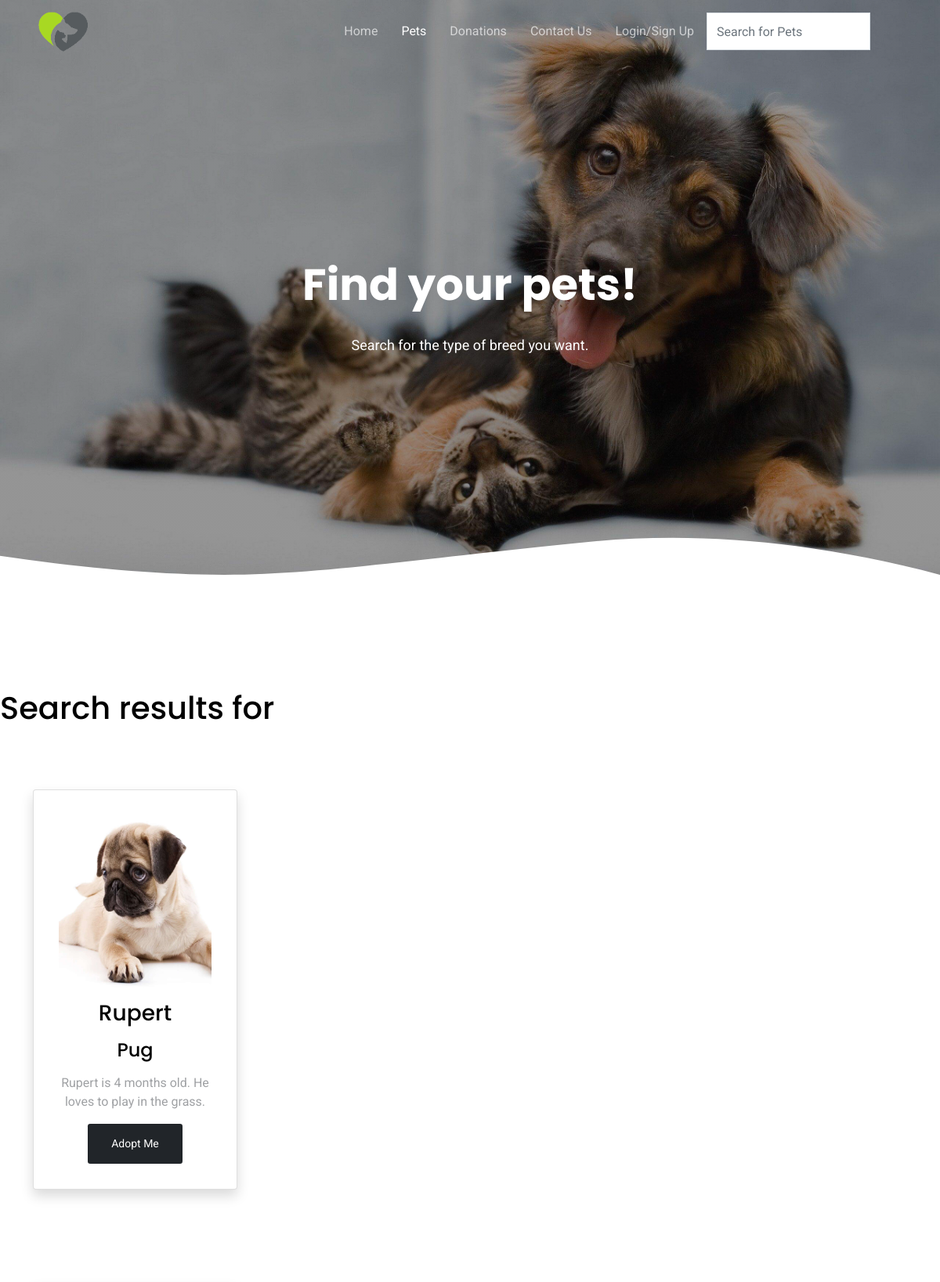
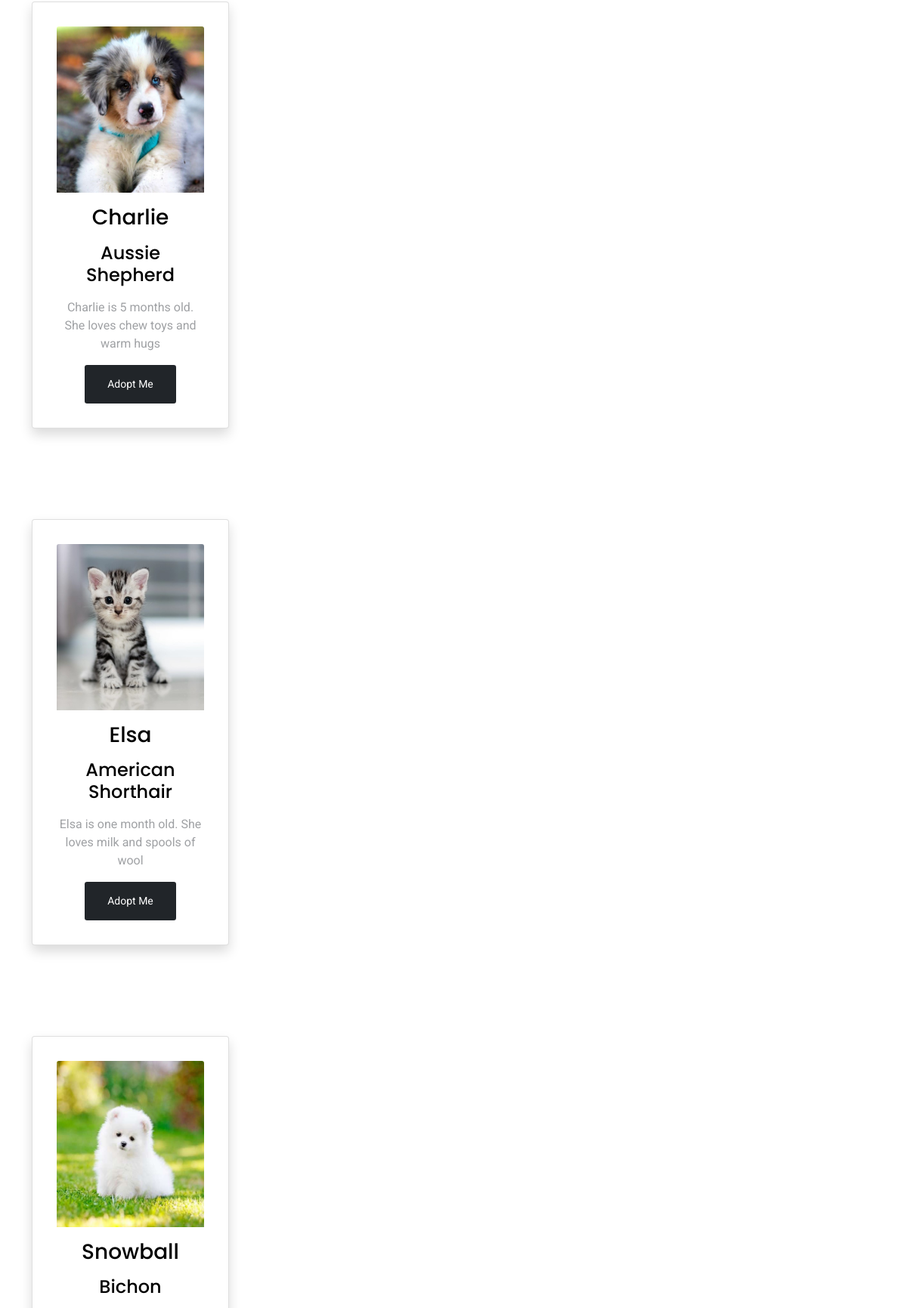
Screenshot of /search.php (upper part) with the database file from the repository (2 pictures, top to bottom).
### tables this page shows
CREATE TABLE `pets` (
  `id` int(11) NOT NULL,
  `image` varchar(250) NOT NULL,
  `petname` varchar(100) NOT NULL,
  `breed` varchar(100) NOT NULL,
  `description` varchar(300) NOT NULL,
  `spec_id` int(11) DEFAULT NULL
);

### search.php (the view, shortened to what this page needs)
<?php
include 'conn.php';
?>
<!DOCTYPE html>
<html lang="en">
<head>
    <link href="assets/vendor/aos/aos.css" rel="stylesheet">
    <link href="assets/vendor/bootstrap/css/bootstrap.min.css" rel="stylesheet">
    <link href="assets/vendor/bootstrap-icons/bootstrap-icons.css" rel="stylesheet">
    <link href="assets/vendor/boxicons/css/boxicons.min.css" rel="stylesheet">
    <link href="assets/vendor/swiper/swiper-bundle.min.css" rel="stylesheet">
    <link href="assets/css/style.css" rel="stylesheet">
</head>
<body>
    <header id="header" class="fixed-top d-flex align-items-center">
        <div class="container d-flex justify-content-between align-items-center">
            <div class="logo">
                <h1><a href="index.html"><img src="assets/img/logo.png"></a></h1>
            </div>
            <nav id="navbar" class="navbar">
                <ul>
                    <li><a href="index.php">Home</a></li>
                    <li><a class="active " href="pets.php">Pets</a></li>
                    <li><a href="donations.php">Donations</a></li>
                    <li><a href="contact.php">Contact Us</a></li>
          <?php
        if (isset($_SESSION['logged_in']) && $_SESSION['logged_in'] === true) {
            echo '<li><a href="logout.php">Log Out</a></li>';
        } else {
            echo '<li><a href="login.php">Login/Sign Up</a></li>';
        }
        ?>
                    <li class="input-group formoutline mx-3" style="width: 30vh;">
                    <form method="POST"  action="search.php">
                    <div class="input-group">
                        <input type="text" class="form-control" id="navbar-search-input" name="keyword" placeholder="Search for Pets" required>
                    </div>
                </form>
                    </li>
                </ul>
            </nav>
        </div>
    </header>
    <section class="hero-section" id="hero" style="max-height: 400px;">
        <div class="wave">
        </div>
        <div class="container">
            <div class="row align-items-center">
                <div class="col-12 hero-text-image">
                    <div class="row">
                        <div class="col-lg-12 text-center mb-5">
                            <h1 data-aos="fade-right">Find your pets!</h1>
                            <p class="mb-5" data-aos="fade-right" data-aos-delay="100">Search for the type of breed you want.</p>
                        </div>
                    </div>
                </div>
            </div>
        </div>
    </section>
<?php
$conn = $pdo->open();
$stmt = $conn->prepare("SELECT COUNT(*) AS numrows FROM pets WHERE breed LIKE :keyword");
$stmt->execute(['keyword' => '%' . $_POST['keyword'] . '%']);
$row = $stmt->fetch();
if ($row['numrows'] < 1) {
    echo '<h1 class="page-header">Oops ☹ No results found for <i>' . $_POST['keyword'] . '</i></h1>';
} else {
    echo '<h1 class="page-header">Search results for <i>' . $_POST['keyword'] . '</i></h1>';
    try {
        $stmt = $conn->prepare("SELECT * FROM pets WHERE breed LIKE :keyword");
        $stmt->execute(['keyword' => '%' . $_POST['keyword'] . '%']);
        foreach ($stmt as $row) { ?>
            <div class="container py-5">
                <div class="row mt-4">
                    <div class="col-md-3" id="myUl">
                        <div class="card shadow p-3 mb-5 bg-white">
                            <div class="card-body">
                                <img src="pets_img/<?php echo $row['image'] ?>" alt="" class="card-img-top mb-3" style="height: 220px;">
                                <h3 class="card-title text-center mb-3"><?php echo $row['petname'] ?></h3>
                                <h4 class="card-title text-center mb-3"><?php echo $row['breed'] ?></h4>
                                <p class="card-text text-center">
                                    <?php echo $row['description'] ?>
                                </p>
                                <div class="text-center">
                                    <a href="" class="btn btn-dark btn-sm"> Adopt Me</a>
                                </div>
                            </div>
                        </div>
                    </div>
        <?php
        }
    } catch (PDOException $e) {
        echo "There is some problem in connection: " . $e->getMessage();
    }
}
 ?>
</div>
    </div>
</body>
</html>

### assets/css/style.css (style rules this page uses)
html { overflow-x: hidden; }
body { font-family: "Roboto", sans-serif; color: #9fa1a4; line-height: 1.5; }
a { color: #777; text-decoration: none; transition: 0.3s all ease; }
h1, h2, h3, h4, h5, h6, .font-heading { font-family: "Poppins", sans-serif; color: #000; }
.container { z-index: 2; position: relative; }
section { overflow: hidden; }
.btn { border: none; padding: 15px 30px !important; }
.form-control { height: 48px; border-radius: 0; border: 1px solid #dae0e5; }
#header { height: 80px; transition: all 0.5s; z-index: 997; transition: all 0.5s; }
#header .logo h1 { font-size: 28px; margin: 0; padding: 4px, 0; line-height: 1; font-weight: 500; }
#header .logo h1 a, #header .logo h1 a:hover { color: #fff; text-decoration: none; }
#header .logo img { padding: 0; margin: 0; max-height: 61px; }
.navbar { padding: 0; }
.navbar ul { margin: 0; padding: 0; display: flex; list-style: none; align-items: center; }
.navbar li { position: relative; }
.navbar a, .navbar a:focus { display: flex; align-items: center; justify-content: space-between; padding: 10px 0 10px 30px; font-size: 16px; font-weight: 400; color: rgba(255, 255, 255, 0.65); white-space: nowrap; transition: 0.3s; }
.navbar a:hover, .navbar .active, .navbar .active:focus, .navbar li:hover > a { color: #fff; }
.hero-section { background: linear-gradient(to right, rgba(8, 8, 8, 0.432) 0%, rgba(8, 8, 8, 0.432) 100%), url(../img/bg-5.jpg); position: relative; background-size: contain; background-repeat: no-repeat; }
.hero-section .wave { width: 100%; overflow: hidden; position: absolute; z-index: 1; bottom: -150px; }
.hero-section .wave svg { width: 100%; }
.hero-section, .hero-section > .container > .row { height: 100vh; min-height: 880px; }
.hero-section h1 { font-size: 3.5rem; color: #fff; font-weight: 700; margin-bottom: 30px; }
.hero-section p { font-size: 18px; color: #fff; }

### rows the page displays
pets: image (picture), petname "Rupert", breed "Pug", description "Rupert is 4 months old. He loves to play in the grass."
pets: image (picture), petname "Charlie", breed "Aussie Shepherd", description "Charlie is 5 months old. She loves chew toys and warm hugs"
pets: image (picture), petname "Elsa", breed "American Shorthair", description "Elsa is one month old. She loves milk and spools of wool"
pets: image (picture), petname "Snowball", breed "Bichon"
